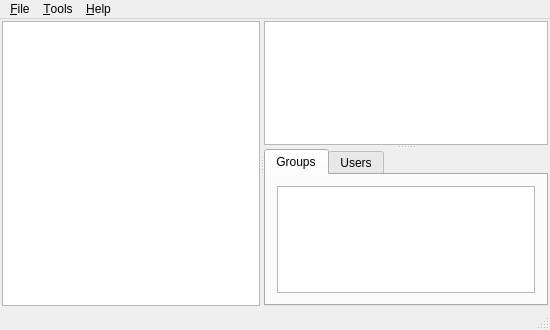
<?xml version="1.0" encoding="UTF-8"?>
<ui version="4.0">
 <class>MainWindow</class>
 <widget class="QMainWindow" name="MainWindow">
  <property name="geometry">
   <rect>
    <x>0</x>
    <y>0</y>
    <width>550</width>
    <height>330</height>
   </rect>
  </property>
  <property name="windowTitle">
   <string>Registry Editor</string>
  </property>
  <widget class="QWidget" name="centralWidget">
   <layout class="QVBoxLayout" name="verticalLayout">
    <property name="spacing">
     <number>2</number>
    </property>
    <property name="leftMargin">
     <number>2</number>
    </property>
    <property name="topMargin">
     <number>2</number>
    </property>
    <property name="rightMargin">
     <number>2</number>
    </property>
    <property name="bottomMargin">
     <number>2</number>
    </property>
    <item>
     <widget class="QSplitter" name="splitter">
      <property name="orientation">
       <enum>Qt::Horizontal</enum>
      </property>
      <widget class="QTreeView" name="treeHives">
       <property name="mouseTracking">
        <bool>true</bool>
       </property>
       <attribute name="headerVisible">
        <bool>false</bool>
       </attribute>
      </widget>
      <widget class="QSplitter" name="splitterSAM">
       <property name="orientation">
        <enum>Qt::Vertical</enum>
       </property>
       <widget class="QTableView" name="tableValues">
        <property name="selectionMode">
         <enum>QAbstractItemView::SingleSelection</enum>
        </property>
        <property name="showGrid">
         <bool>false</bool>
        </property>
        <property name="sortingEnabled">
         <bool>true</bool>
        </property>
        <property name="wordWrap">
         <bool>false</bool>
        </property>
        <property name="cornerButtonEnabled">
         <bool>false</bool>
        </property>
        <attribute name="horizontalHeaderStretchLastSection">
         <bool>true</bool>
        </attribute>
        <attribute name="verticalHeaderVisible">
         <bool>false</bool>
        </attribute>
       </widget>
       <widget class="QTabWidget" name="tabSAM">
        <property name="currentIndex">
         <number>0</number>
        </property>
        <widget class="QWidget" name="tab">
         <attribute name="title">
          <string>Groups</string>
         </attribute>
         <layout class="QVBoxLayout" name="verticalLayout_2">
          <item>
           <widget class="QTreeView" name="treeGroups">
            <property name="mouseTracking">
             <bool>true</bool>
            </property>
            <attribute name="headerVisible">
             <bool>false</bool>
            </attribute>
           </widget>
          </item>
         </layout>
        </widget>
        <widget class="QWidget" name="tab_2">
         <attribute name="title">
          <string>Users</string>
         </attribute>
         <layout class="QVBoxLayout" name="verticalLayout_3">
          <item>
           <widget class="QTableView" name="tableUsers">
            <property name="selectionMode">
             <enum>QAbstractItemView::SingleSelection</enum>
            </property>
            <property name="selectionBehavior">
             <enum>QAbstractItemView::SelectRows</enum>
            </property>
           </widget>
          </item>
         </layout>
        </widget>
       </widget>
      </widget>
     </widget>
    </item>
   </layout>
  </widget>
  <widget class="QMenuBar" name="menuBar">
   <property name="geometry">
    <rect>
     <x>0</x>
     <y>0</y>
     <width>550</width>
     <height>21</height>
    </rect>
   </property>
   <widget class="QMenu" name="menuFile">
    <property name="title">
     <string>&amp;File</string>
    </property>
    <addaction name="actionOpenHive"/>
    <addaction name="actionOpenHiveRO"/>
    <addaction name="actionImport"/>
    <addaction name="separator"/>
    <addaction name="actionExit"/>
   </widget>
   <widget class="QMenu" name="menuTools">
    <property name="title">
     <string>&amp;Tools</string>
    </property>
    <addaction name="actionFind"/>
    <addaction name="actionFindAgain"/>
    <addaction name="separator"/>
    <addaction name="actionSettings"/>
    <addaction name="actionLog"/>
   </widget>
   <widget class="QMenu" name="menuHelp">
    <property name="title">
     <string>&amp;Help</string>
    </property>
    <addaction name="actionAbout"/>
    <addaction name="actionAboutQt"/>
   </widget>
   <addaction name="menuFile"/>
   <addaction name="menuTools"/>
   <addaction name="menuHelp"/>
  </widget>
  <widget class="QStatusBar" name="statusBar"/>
  <action name="actionOpenHive">
   <property name="text">
    <string>&amp;Open hive...</string>
   </property>
  </action>
  <action name="actionExit">
   <property name="text">
    <string>&amp;Exit</string>
   </property>
  </action>
  <action name="actionOpenHiveRO">
   <property name="text">
    <string>Open &amp;hive in read only mode...</string>
   </property>
  </action>
  <action name="actionAbout">
   <property name="text">
    <string>&amp;About...</string>
   </property>
  </action>
  <action name="actionAboutQt">
   <property name="text">
    <string>About &amp;Qt...</string>
   </property>
  </action>
  <action name="actionSettings">
   <property name="text">
    <string>&amp;Settings...</string>
   </property>
  </action>
  <action name="actionFind">
   <property name="text">
    <string>&amp;Find...</string>
   </property>
   <property name="shortcut">
    <string>Ctrl+F</string>
   </property>
  </action>
  <action name="actionFindAgain">
   <property name="text">
    <string>Find &amp;again</string>
   </property>
   <property name="shortcut">
    <string>F3</string>
   </property>
  </action>
  <action name="actionImport">
   <property name="text">
    <string>&amp;Import...</string>
   </property>
  </action>
  <action name="actionLog">
   <property name="text">
    <string>Show &amp;log</string>
   </property>
  </action>
 </widget>
 <layoutdefault spacing="6" margin="11"/>
 <resources/>
 <connections/>
</ui>
